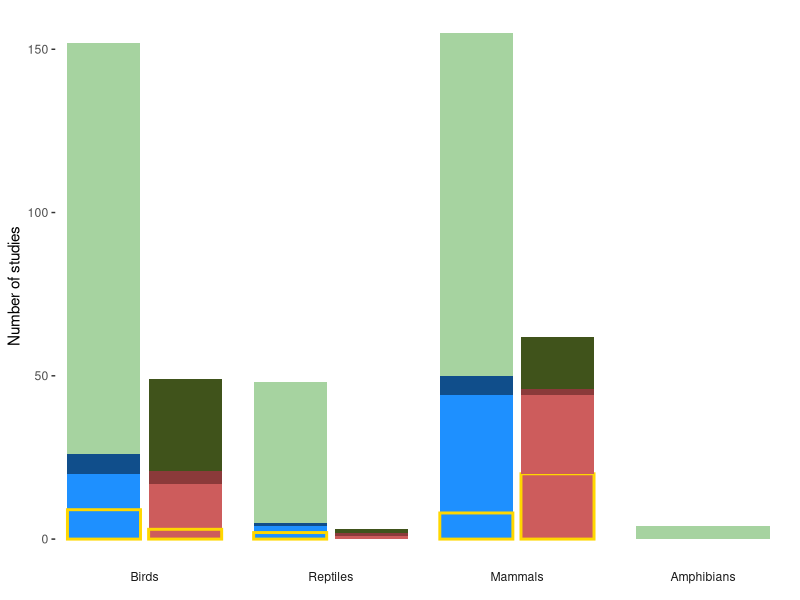
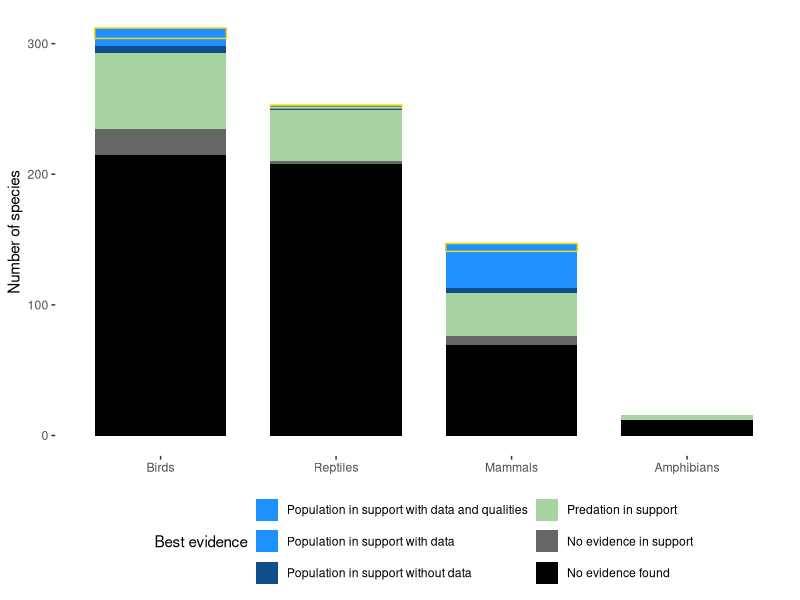

Write the R code that produced these figures, in order.
## ---- chunk 1
#| eval: true
#| echo: true

rm(list = ls())

library("data.table")
library("ggplot2")
library("patchwork")
library("readxl")
library("stringr")
library("sf")
library("tidyr")
library("dplyr")

sys_rev <- fread("builds/systematic_review/systematic_review_tidy.csv")

# Here are a few of the most important columns:
sys_rev[, .(scientificName, evidence_type, has_data, of_quality, Hypothesis_supported, study_id)]

## ---- chunk 2
#| eval: true
#| echo: true
#| fig-width: 5
#| fig-height: 5
#| code-fold: true

sys_rev <- sys_rev[exclude_species == "included_species",]
n_studies <- sys_rev[, .(n_studies = uniqueN(study_id)),
                     by = .(evidence_type, has_data, of_quality, Hypothesis_supported,
                            class)]

n_studies[, synth_fill := fcase(grepl("Population", evidence_type) & 
                                  has_data == "yes", paste(evidence_type, "with data"),
                                grepl("Population", evidence_type) & 
                                  has_data == "no", paste(evidence_type, "without data"))]

n_studies[is.na(synth_fill), synth_fill := evidence_type]
# n_studies[of_quality == "yes",]
n_studies[of_quality == "yes", synth_fill := paste(synth_fill, "and qualities")]

# Set up color palettes

fill_pal <- c(`Predation in support` = "#a6d3a0", 
              `Predation not in support` = "#40531b", 
              `Population not in support without data` = "indianred4", 
              `Population not in support with data` = "indianred", 
              `Population not in support with data and qualities` = "indianred", 
              `Population in support without data` = "dodgerblue4", 
              `Population in support with data` = "dodgerblue",
              `Population in support with data and qualities` = "dodgerblue"
              )
#
n_studies$synth_fill <- factor(n_studies$synth_fill,
levels = (c("Predation not in support", 
            "Predation in support", 
            "Population not in support without data",
            "Population not in support with data", 
            "Population not in support with data and qualities",
            "Population in support without data", 
            "Population in support with data", 
            "Population in support with data and qualities" 
            )))

#
n_studies[, evidence_simple := fcase(grepl("Predation", evidence_type), "Predation",
                                     grepl("Population", evidence_type), "Population")]

# n_studies[evidence_simple %in% "Population" & class == "Birds"]
# n_studies.alt[class %in% c("Reptiles", "Amphibians"), class := "Reptiles & Amphibians"]
n_studies$class <- factor(n_studies$class,
                              levels = c("Birds", "Reptiles", "Mammals", "Amphibians"))
n_studies$Hypothesis_supported <- factor(n_studies$Hypothesis_supported ,
                                             levels = c(1, 0))
p.sys <- ggplot(data = n_studies, 
                aes(x = (Hypothesis_supported), 
                    y = abs(n_studies), fill = synth_fill, color = of_quality))+
  geom_col(lwd = 1)+ 
  ylab("Number of studies")+
  facet_wrap(~class, scales = "free_x",
             strip.position = "bottom", nrow = 1)+
  xlab(NULL)+
  scale_fill_manual(name = NULL,
                    values = fill_pal)+
  scale_color_manual(name = "With qualities",
                     values = c("no" = "transparent",
                                "yes" = "gold"))+
  theme_bw()+
  theme(panel.grid = element_blank(),
        axis.ticks.x = element_blank(),
        axis.text.x = element_blank(),
        legend.position = "none",
        strip.background = element_blank(),
        panel.border = element_blank())

p.sys

## ---- chunk 3
#| eval: true
#| echo: true
#| code-fold: true
#| fig-width: 7
#| fig-height: 7
#| fig-cap: "**Fig. 2.** The best evidence found per species."

claims <- fread("builds/claims/species_claims_tidy_populated.csv")

# Filter to only included species:
claims <- claims[exclude_species == "included_species", .(spp_name_corrected, scientificName, 
                                                          realm, systems, redlistCategory,
                                                          populationTrend, class)] |> unique()

# Fix the one species that has been split since assessment:
claims[spp_name_corrected == "Prosobonia parvirostris", spp_name_corrected := scientificName]
#

# Copy the systematic review evidence file into a new data structure
ranking <- copy(sys_rev)
ranking <- ranking[, .(spp_name_corrected,
                       of_quality, evidence_type, has_data)]

ranking[of_quality == "yes" &
          evidence_type == "Population in support", rank := 10]
ranking[of_quality == "no" &
          has_data == "yes" &
          evidence_type == "Population in support", rank := 9]
ranking[of_quality == "no" &
          has_data == "no" &
          evidence_type == "Population in support", rank := 8]
ranking[evidence_type == "Predation in support", rank := 7]

ranking[is.na(rank), rank := 0]
ranking[rank == 0, evidence_type := "No evidence in support"]
ranking[rank == 0, has_data := NA]
ranking[rank == 0, of_quality := NA]

ranking <- ranking[, max_rank := max(rank),
                   by = .(spp_name_corrected)]
ranking[, no_evidence := .N, by = .(spp_name_corrected)]
ranking <- ranking[rank == max_rank, ] |> unique()

# Now merge into the claims:
best_evidence <- merge(claims,
                       ranking[, .(spp_name_corrected, evidence_type, of_quality,
                                   has_data)],
                       by = "spp_name_corrected",
                       all.x = T,
                       all.y = T)

#
best_evidence[is.na(redlistCategory), class := "Mammals"]

# 
best_evidence[is.na(evidence_type), evidence_type := "No evidence found"]

best_evidence[is.na(of_quality), of_quality := "no"]
best_evidence[is.na(has_data), has_data := "no"]

best_evidence[grepl("Population", evidence_type), 
              synth_fill := paste(evidence_type, 
                                    ifelse(has_data == "yes", 
                                           "with data", "without data")) |> trimws()]
best_evidence[grepl("Population", evidence_type), 
              synth_fill := paste(synth_fill, 
                                    ifelse(of_quality == "yes",
                                           "and qualities", "")) |> trimws()]
best_evidence[is.na(synth_fill), synth_fill := evidence_type]

fill_pal2 <- c(`Predation in support` = "#a6d3a0", 
               `Population in support without data` = "dodgerblue4", 
               `Population in support with data` = "dodgerblue", 
               `Population in support with data and qualities` = "dodgerblue",
               `No evidence in support` = "grey40",
               `No evidence found` = "black")

best_evidence.freq <- best_evidence[, .(n_species = uniqueN(scientificName)),
                                    by = .(synth_fill,
                                           of_quality, class)]
#

best_evidence.freq$synth_fill <- factor(best_evidence.freq$synth_fill,
                      levels = rev(c("No evidence found", 
                                     "No evidence in support", 
                                     "Predation in support",
                                     "Population in support without data",
                                     "Population in support with data",
                                     "Population in support with data and qualities")))

best_evidence.freq$class <- factor(best_evidence.freq$class,
                                   levels = (c("Birds", "Reptiles", "Mammals",  "Amphibians")))

best.p <- ggplot(data = best_evidence.freq,
       aes(x = class, y = n_species, fill = synth_fill,
           color = of_quality))+
  geom_col(position = position_stack(), width = .75)+
  scale_fill_manual("Best evidence",
                    values = fill_pal2)+
  scale_color_manual("Of quality", 
                     values = c("no" = "transparent",
                                "yes" = "gold"))+
  guides(fill = guide_legend(nrow = 3),
         color = "none")+
  ylab("Number of species")+
  xlab(NULL)+
  theme_bw()+
  theme(panel.border = element_blank(),
        legend.position = "bottom",
        panel.grid = element_blank())
best.p
